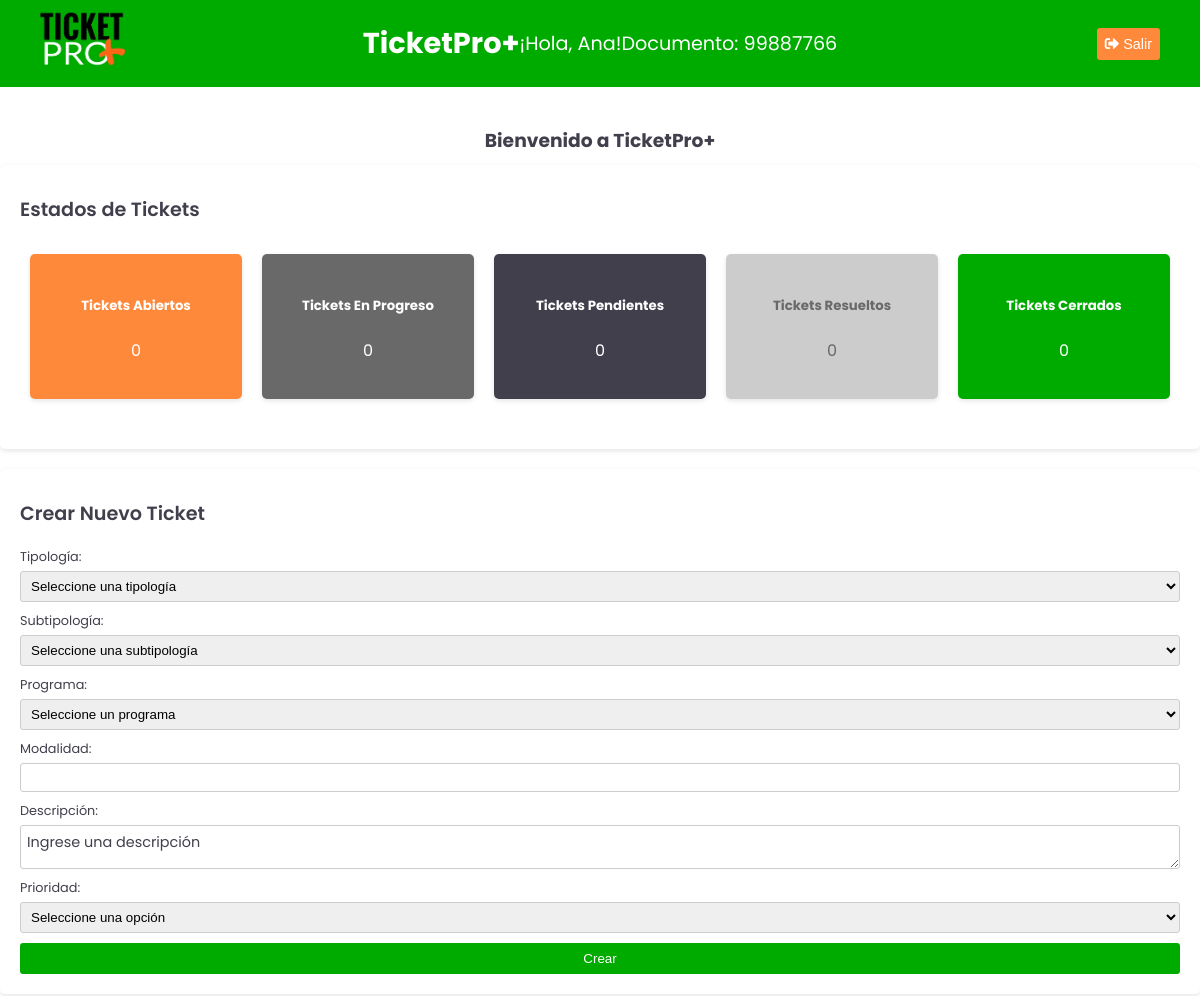
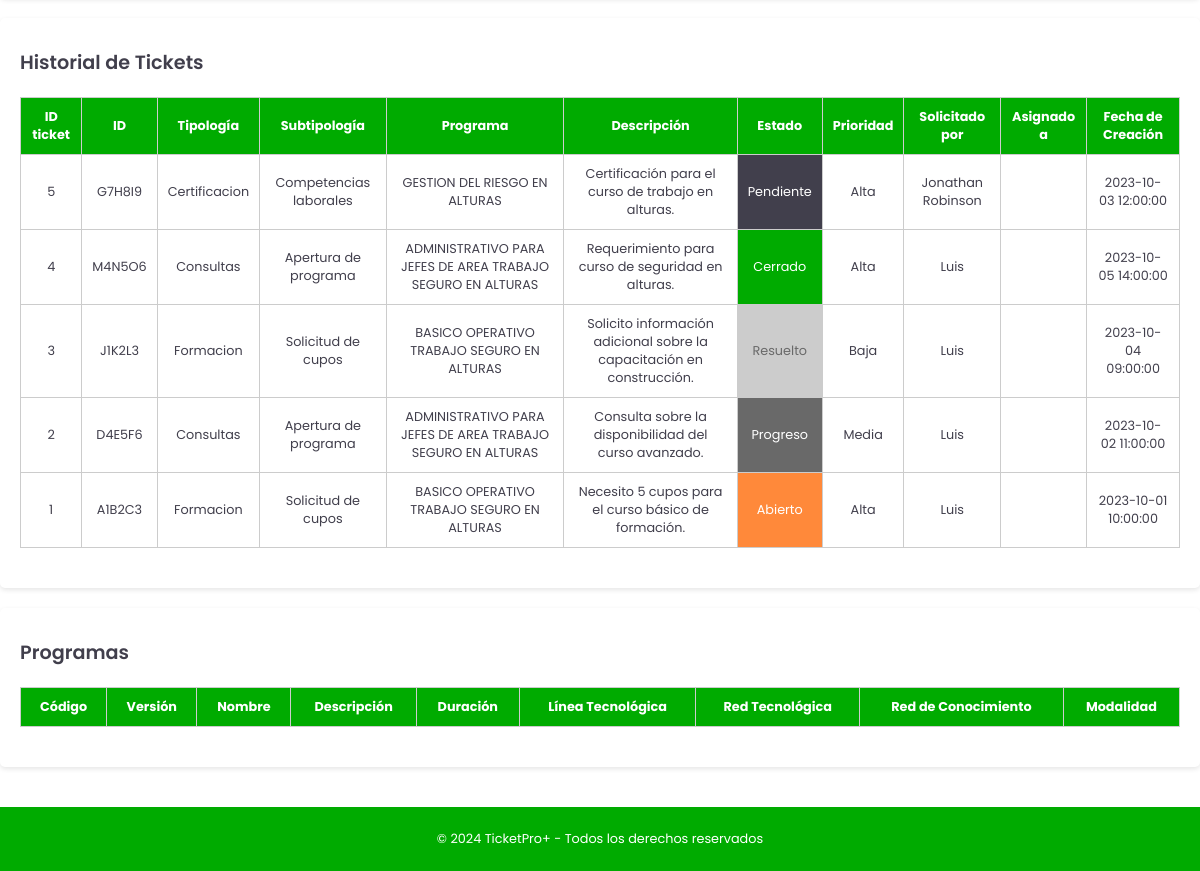
/src/pages/Home/home.php (signed in), run on the app's committed database (2 pictures, top to bottom).
### tables this page shows
CREATE TABLE `usuarios` (
  `id_usuario` int(11) NOT NULL,
  `tipo_documento` varchar(255) NOT NULL,
  `documento` varchar(255) NOT NULL,
  `nombre` varchar(255) NOT NULL,
  `apellido` varchar(255) NOT NULL,
  `email` varchar(255) NOT NULL,
  `telefono` varchar(20) DEFAULT NULL,
  `departamento` varchar(255) DEFAULT NULL,
  `municipio` varchar(255) DEFAULT NULL,
  `password` varchar(255) NOT NULL,
  `id_rol` int(11) NOT NULL,
  `estado` enum('Activo','Inactivo') NOT NULL DEFAULT 'Activo',
  `fecha_registro` datetime NOT NULL DEFAULT current_timestamp()
);

CREATE TABLE `ticket` (
  `id_ticket` int(11) NOT NULL,
  `id_usuario` int(11) NOT NULL,
  `numero_ticket` varchar(50) NOT NULL,
  `descripcion` text NOT NULL,
  `prioridad` enum('Alta','Media','Baja') NOT NULL,
  `estado` enum('Abierto','Progreso','Pendiente','Resuelto','Cerrado') NOT NULL,
  `id_rol` int(11) DEFAULT NULL,
  `id_programa` int(11) DEFAULT NULL,
  `id_tipologia` int(11) DEFAULT NULL,
  `fecha_creacion` datetime NOT NULL DEFAULT current_timestamp(),
  `fecha_actualizacion` datetime NOT NULL DEFAULT current_timestamp() ON UPDATE current_timestamp()
);

CREATE TABLE `tipologias` (
  `id_tipologia` int(11) NOT NULL,
  `tipologia` enum('Formacion','Consultas','Certificacion','PQRSF','Otro') NOT NULL,
  `subtipologia` varchar(255) NOT NULL,
  `id_rol` int(11) DEFAULT NULL,
  `estado_tipologia` enum('Activo','Inactivo') NOT NULL DEFAULT 'Activo',
  `fecha_creacion` datetime NOT NULL DEFAULT current_timestamp()
);

CREATE TABLE `programas` (
  `id_programa` int(11) NOT NULL,
  `codigo` varchar(50) NOT NULL,
  `version` varchar(50) NOT NULL,
  `nombre` varchar(255) NOT NULL,
  `descripcion` text DEFAULT NULL,
  `duracion` int(11) NOT NULL,
  `linea_tecnologica` varchar(255) NOT NULL,
  `red_tecnologica` varchar(255) NOT NULL,
  `red_de_conocimiento` varchar(255) NOT NULL,
  `modalidad` varchar(255) NOT NULL,
  `id_tipologia` int(11) NOT NULL,
  `estado` enum('Activo','Inactivo') NOT NULL DEFAULT 'Activo',
  `fecha_creacion` datetime NOT NULL DEFAULT current_timestamp()
);

### src/pages/Auth/session_user.php (called while the page is built, shortened)
<?php
include '../../connections/config.php';
$consulta = "SELECT nombre, documento FROM Usuarios WHERE documento = ?";
if ($stmt = $conexion->prepare($consulta)) {
    $stmt->bind_param("s", $_SESSION['documento']);
    $stmt->execute();
    $stmt->bind_result($nombre, $documento);
} else {
    die("Error en la consulta: " . $conexion->error);
}
?>

### src/pages/Home/get_tickets_recientes.php (the view)
<?php
include '../../connections/config.php';
$sql_tickets_recientes = "SELECT t.id_ticket, t.numero_ticket, tip.tipologia, tip.subtipologia, p.nombre AS programa, t.descripcion, t.estado, t.prioridad, u.nombre AS solicitado_por, a.nombre AS asignado_a, t.fecha_creacion
                          FROM Ticket t
                          JOIN Usuarios u ON t.id_usuario = u.id_usuario
                          LEFT JOIN Usuarios a ON t.id_rol = a.id_usuario
                          LEFT JOIN Programas p ON t.id_programa = p.id_programa
                          LEFT JOIN Tipologias tip ON t.id_tipologia = tip.id_tipologia
                          ORDER BY t.id_ticket DESC
                          LIMIT 100";
$result_tickets_recientes = $conexion->query($sql_tickets_recientes);
$output = '';
while ($row = $result_tickets_recientes->fetch_assoc()) {
    $estado_clase = '';
    switch (strtolower($row['estado'])) {
        case 'abierto':
            $estado_clase = 'ticket-abierto';
            break;
        case 'cerrado':
            $estado_clase = 'ticket-cerrado';
            break;
        case 'pendiente':
            $estado_clase = 'ticket-pendiente';
            break;
        case 'progreso':
            $estado_clase = 'ticket-progreso';
            break;
        case 'resuelto':
            $estado_clase = 'ticket-resuelto';
            break;
    }
    $output .= '<tr>';
    $output .= '<td>' . htmlspecialchars($row['id_ticket']) . '</td>';
    $output .= '<td>' . htmlspecialchars($row['numero_ticket']) . '</td>';
    $output .= '<td>' . htmlspecialchars($row['tipologia']) . '</td>';
    $output .= '<td>' . htmlspecialchars($row['subtipologia']) . '</td>';
    $output .= '<td>' . htmlspecialchars($row['programa']) . '</td>';
    $output .= '<td>' . htmlspecialchars($row['descripcion']) . '</td>';
    $output .= '<td class="' . $estado_clase . '">' . ucfirst(htmlspecialchars($row['estado'])) . '</td>';
    $output .= '<td>' . htmlspecialchars($row['prioridad']) . '</td>';
    $output .= '<td>' . htmlspecialchars($row['solicitado_por']) . '</td>';
    $output .= '<td>' . htmlspecialchars($row['asignado_a']) . '</td>';
    $output .= '<td>' . htmlspecialchars($row['fecha_creacion']) . '</td>';
    $output .= '</tr>';
}
echo $output;
?>

### src/pages/Home/home.php (shortened to what this page needs)
<?php include '../Auth/session_user.php'; ?>
<!DOCTYPE html>
<html lang="es">
<head>
    <link rel="stylesheet" href="../../../assets/css/home.css">
    <link rel="stylesheet" href="https://cdnjs.cloudflare.com/ajax/libs/font-awesome/5.15.4/css/all.min.css">
    <link rel="stylesheet" type="text/css" href="https://cdn.datatables.net/1.11.5/css/jquery.dataTables.min.css">
</head>
<body>
    <header>
        <a href="../../../index.php" class="logo">
            <img src="../../../assets/images/logoticket.png" alt="TicketPro+ Logo">
        </a>
        <section class="textos-header">
            <h1 class="titulo1">TicketPro+</h1>
            <p>¡Hola, <?php echo htmlspecialchars($nombre); ?>!</p>
            <p>Documento: <?php echo htmlspecialchars($documento); ?></p>
        </section>
        <nav>
            <form action="" method="post">
                <button type="submit" name="cerrar_sesion" class="logout-button"><i class="fas fa-sign-out-alt"></i> Salir</button>
            </form>
        </nav>
    </header>
    <main>
        <h3>Bienvenido a TicketPro+</h3>
        <div class="dashboard">
            <section class="module estados">
                <h4 class="titulos_tablas">Estados de Tickets</h4>
                <div class="estados-container" id="estados-container">
                    <div class="estado ticket-abierto">
                        <h5>Tickets Abiertos</h5>
                        <p id="tickets-abiertos">0</p>
                    </div>
                    <div class="estado ticket-progreso">
                        <h5>Tickets En Progreso</h5>
                        <p id="tickets-progreso">0</p>
                    </div>
                    <div class="estado ticket-pendiente">
                        <h5>Tickets Pendientes</h5>
                        <p id="tickets-pendientes">0</p>
                    </div>
                    <div class="estado ticket-resuelto">
                        <h5>Tickets Resueltos</h5>
                        <p id="tickets-resueltos">0</p>
                    </div>
                    <div class="estado ticket-cerrado">
                        <h5>Tickets Cerrados</h5>
                        <p id="tickets-cerrados">0</p>
                    </div>
                </div>
            </section>
            <section class="module">
                <h4 class="titulos_tablas">Crear Nuevo Ticket</h4>
                <form id="nueva-solicitud-form" method="POST" action="crear_ticket.php">
                    <label for="tipologia">Tipología:</label>
                    <select id="tipologia" name="tipologia" required>
                        <option value="" disabled selected>Seleccione una tipología</option>
                    </select>
                    <label for="subtipologia">Subtipología:</label>
                    <select id="subtipologia" name="subtipologia" required>
                        <option value="" disabled selected>Seleccione una subtipología</option>
                    </select>
                    <label for="programa">Programa:</label>
                    <select id="programa" name="programa" required>
                        <option value="" disabled selected>Seleccione un programa</option>
                    </select>
                    <label for="modalidad">Modalidad:</label>
                    <input type="text" id="modalidad" name="modalidad" readonly>
                    <label for="descripcion">Descripción:</label>
                    <textarea id="descripcion" name="descripcion" placeholder="Ingrese una descripción" required></textarea>
                    <label for="prioridad">Prioridad:</label>
                    <select id="prioridad" name="prioridad" required>
                        <option value="" disabled selected>Seleccione una opción</option>
                    </select>
                    <button type="submit">Crear</button>
                </form>
            </section>
            <section class="module tickets-recientes">
                <h4 class="titulos_tablas">Historial de Tickets</h4>
                <table id="miTablaTickets" class="display">
                    <thead>
                        <tr>
                            <th>ID ticket</th>
                            <th>ID</th>
                            <th>Tipología</th>
                            <th>Subtipología</th>
                            <th>Programa</th>
                            <th>Descripción</th>
                            <th>Estado</th>
                            <th>Prioridad</th>
                            <th>Solicitado por</th>
                            <th>Asignado a</th>
                            <th>Fecha de Creación</th>
                        </tr>
                    </thead>
                    <tbody id="tickets-recientes-list">
                        <?php include 'get_tickets_recientes.php'; ?>
                    </tbody>
                </table>
            </section>
            <section class="module programas">
                <h4 class="titulos_tablas">Programas</h4>
                <table id="miTablaProgramas" class="display">
                    <thead>
                        <tr>
                            <th>Código</th>
                            <th>Versión</th>
                            <th>Nombre</th>
                            <th>Descripción</th>
                            <th>Duración</th>
                            <th>Línea Tecnológica</th>
                            <th>Red Tecnológica</th>
                            <th>Red de Conocimiento</th>
                            <th>Modalidad</th>
                        </tr>
                    </thead>
                </table>
            </section>
        </div>
    </main>
    <footer>
        <p>&copy; 2024 TicketPro+ - Todos los derechos reservados</p>
    </footer>
</body>
</html>

### assets/css/home.css (style rules this page uses)
:root { --color-blanco: #ffffff; --color-gris-oscuro: #413f4c; --color-verde: #00AB00; --color-gris: #696969; --color-naranja: #ff893a; --color-gris-claro: #cccccc; }
body { font-family: "Poppins", sans-serif; margin: 0; padding: 0; display: flex; flex-direction: column; min-height: 100vh; background-color: var(--color-blanco); color: var(--color-gris-oscuro); }
header { background-color: var(--color-verde); color: var(--color-blanco); padding: 10px 20px; display: flex; justify-content: space-between; align-items: center; position: relative; }
.textos-header { position: absolute; top: 50%; left: 50%; transform: translate(-50%, -50%); display: flex; align-items: center; font-size: 1rem; z-index: 1; }
.textos-header h1 { margin: 0; }
.logo { margin-left: 20px; }
.logo img { height: 50px; width: auto; transition: transform 0.3s, border-radius 0.3s; }
nav { margin-right: 20px; }
.logout-button { padding: 8px; font-size: 0.9rem; background-color: var(--color-naranja); color: var(--color-blanco); border: none; border-radius: 3px; cursor: pointer; transition: background-color 0.3s ease; }
main { flex: 1; display: flex; flex-direction: column; align-items: center; padding: 20px; }
h3 { margin-bottom: 10px; }
.module { background-color: var(--color-blanco); padding: 20px; border-radius: 5px; box-shadow: 0 2px 5px rgba(0, 0, 0, 0.1); margin-bottom: 20px; width: 100%; max-width: 1100px; }
.module h4 { color: var(--color-gris-oscuro); margin: 10px 0 20px; }
.titulos_tablas { color: var(--color-gris-oscuro); margin-bottom: 10px; font-size: 1.2rem; font-weight: 600; }
option, #tipo_de_formacion::placeholder, #programa::placeholder, #modalidad::placeholder, #descripcion::placeholder { font-family: "Poppins", sans-serif; font-size: 0.9rem; color: var(--color-gris-oscuro); opacity: 1; }
.dashboard { display: flex; flex-direction: column; align-items: center; justify-content: center; min-height: 100vh; }
footer { background-color: var(--color-verde); color: var(--color-blanco); padding: 10px 0; text-align: center; font-size: 0.8rem; }
#nueva-solicitud-form { display: flex; flex-direction: column; width: 100%; }
#nueva-solicitud-form label { margin-bottom: 5px; color: var(--color-gris-oscuro); font-size: 0.8rem; }
#nueva-solicitud-form input, #nueva-solicitud-form textarea, #nueva-solicitud-form select { padding: 6px; margin-bottom: 10px; border: 1px solid var(--color-gris-claro); border-radius: 3px; }
#nueva-solicitud-form button { padding: 8px 12px; background-color: var(--color-verde); color: var(--color-blanco); border: none; border-radius: 3px; cursor: pointer; transition: background-color 0.3s ease; }
.estados-container { display: flex; justify-content: center; flex-wrap: wrap; margin-bottom: 20px; }
.estado { background-color: var(--color-blanco); padding: 20px; border-radius: 5px; box-shadow: 0 2px 5px rgba(0, 0, 0, 0.1); margin: 10px; text-align: center; flex: 1; min-width: 150px; max-width: 300px; }
.tickets-recientes table, .programas table { width: 100%; border-collapse: collapse; margin-bottom: 20px; font-size: 0.8rem; }
.tickets-recientes th, .tickets-recientes td, .programas th, .programas td { padding: 10px; border: 1px solid var(--color-gris-claro); text-align: center; }
.tickets-recientes th, .programas th { background-color: var(--color-verde); color: var(--color-blanco); }
.ticket-abierto { background-color: var(--color-naranja); color: var(--color-blanco); }
.ticket-cerrado, .ticket-pendiente, .ticket-progreso, .ticket-resuelto { color: var(--color-blanco); }
.ticket-cerrado { background-color: var(--color-verde); }
.ticket-pendiente { background-color: var(--color-gris-oscuro); }
.ticket-progreso { background-color: var(--color-gris); }
.ticket-resuelto { background-color: var(--color-gris-claro); color: var(--color-gris); }
@media (min-width: 901px) { .textos-header { font-size: 1.2rem; } }
@media (min-width: 901px) { .logo img { height: 60px; } }
@media (min-width: 901px) { .module { max-width: 1200px; } }

### data on the page
usuarios: nombre "Ana", documento "99887766"
ticket: id_ticket "5", numero_ticket "G7H8I9", id_tipologia.tipologia "Certificacion", id_tipologia.subtipologia "Competencias laborales", id_programa.nombre "GESTION DEL RIESGO EN ALTURAS", descripcion "Certificación para el curso de trabajo en alturas.", estado "Pendiente", prioridad "Alta", id_usuario.nombre "Jonathan Robinson", fecha_creacion "2023-10-03 12:00:00"
ticket: id_ticket "4", numero_ticket "M4N5O6", id_tipologia.tipologia "Consultas", id_tipologia.subtipologia "Apertura de programa", id_programa.nombre "ADMINISTRATIVO PARA JEFES DE AREA TRABAJO SEGURO EN ALTURAS", descripcion "Requerimiento para curso de seguridad en alturas.", estado "Cerrado", prioridad "Alta", id_usuario.nombre "Luis", fecha_creacion "2023-10-05 14:00:00"
ticket: id_ticket "3", numero_ticket "J1K2L3", id_tipologia.tipologia "Formacion", id_tipologia.subtipologia "Solicitud de cupos", id_programa.nombre "BASICO OPERATIVO TRABAJO SEGURO EN ALTURAS", descripcion "Solicito información adicional sobre la capacitación en construcción.", estado "Resuelto", prioridad "Baja", id_usuario.nombre "Luis", fecha_creacion "2023-10-04 09:00:00"
ticket: id_ticket "2", numero_ticket "D4E5F6", id_tipologia.tipologia "Consultas", id_tipologia.subtipologia "Apertura de programa", id_programa.nombre "ADMINISTRATIVO PARA JEFES DE AREA TRABAJO SEGURO EN ALTURAS", descripcion "Consulta sobre la disponibilidad del curso avanzado.", estado "Progreso", prioridad "Media", id_usuario.nombre "Luis", fecha_creacion "2023-10-02 11:00:00"
ticket: id_ticket "1", numero_ticket "A1B2C3", id_tipologia.tipologia "Formacion", id_tipologia.subtipologia "Solicitud de cupos", id_programa.nombre "BASICO OPERATIVO TRABAJO SEGURO EN ALTURAS", descripcion "Necesito 5 cupos para el curso básico de formación.", estado "Abierto", prioridad "Alta", id_usuario.nombre "Luis", fecha_creacion "2023-10-01 10:00:00"
